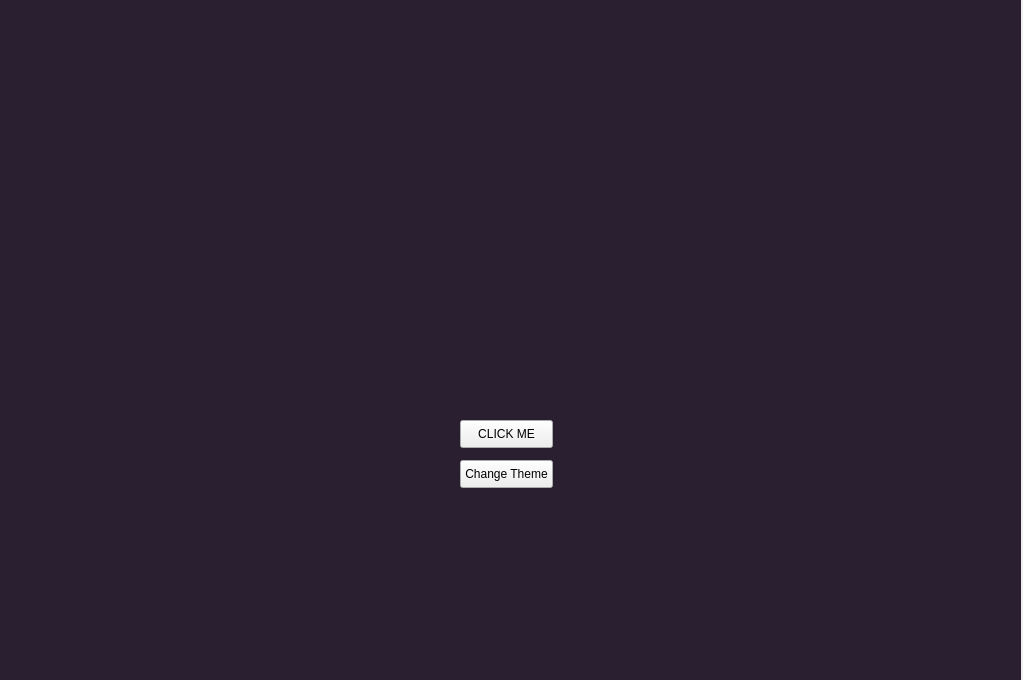
<?xml version="1.0" encoding="UTF-8"?>
<ui version="4.0">
 <class>MainWindow</class>
 <widget class="QMainWindow" name="MainWindow">
  <property name="geometry">
   <rect>
    <x>0</x>
    <y>0</y>
    <width>1023</width>
    <height>680</height>
   </rect>
  </property>
  <property name="windowTitle">
   <string>CIRCULAR PROGRESS BAR - PyQT5</string>
  </property>
  <property name="styleSheet">
   <string notr="true"/>
  </property>
  <widget class="QWidget" name="centralwidget">
   <widget class="QLabel" name="label">
    <property name="geometry">
     <rect>
      <x>0</x>
      <y>-20</y>
      <width>1021</width>
      <height>731</height>
     </rect>
    </property>
    <property name="styleSheet">
     <string notr="true">QLabel
{
background-color: #291F31;

}</string>
    </property>
    <property name="text">
     <string/>
    </property>
   </widget>
   <widget class="roundProgressBar" name="widget" native="true">
    <property name="geometry">
     <rect>
      <x>350</x>
      <y>90</y>
      <width>311</width>
      <height>271</height>
     </rect>
    </property>
   </widget>
   <widget class="QPushButton" name="pushButton">
    <property name="geometry">
     <rect>
      <x>460</x>
      <y>420</y>
      <width>93</width>
      <height>28</height>
     </rect>
    </property>
    <property name="text">
     <string>CLICK ME</string>
    </property>
   </widget>
   <widget class="QPushButton" name="pushButton1">
    <property name="geometry">
     <rect>
      <x>460</x>
      <y>460</y>
      <width>93</width>
      <height>28</height>
     </rect>
    </property>
    <property name="text">
     <string>Change Theme</string>
    </property>
   </widget>
  </widget>
 </widget>
 <customwidgets>
  <customwidget>
   <class>roundProgressBar</class>
   <extends>QWidget</extends>
   <header>PySide2extn.RoundProgressBar.h</header>
   <container>1</container>
  </customwidget>
 </customwidgets>
 <resources/>
 <connections/>
</ui>
